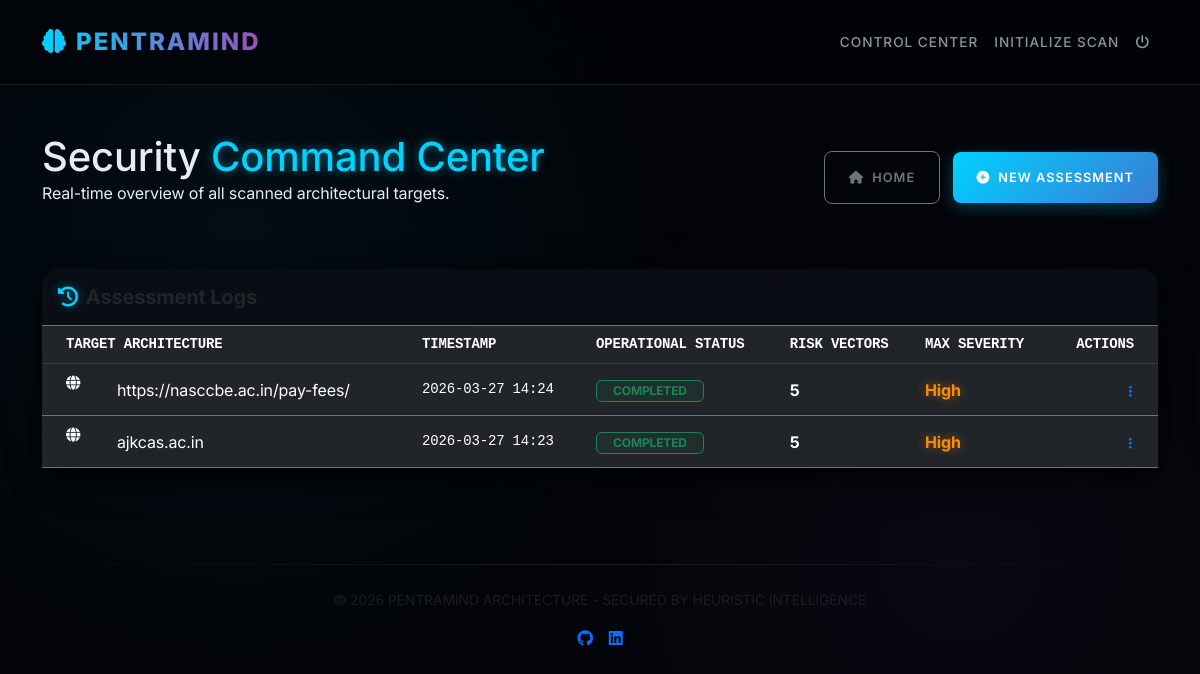
Page /dashboard (signed in) on the committed database.
### models.py (models this page shows)
class ScanReport(db.Model):
    id = db.Column(db.Integer, primary_key=True)
    content = db.Column(db.Text, nullable=False)  # JSON or formatted text
    severity = db.Column(db.String(50))           # Low, Medium, High, Critical
    vulnerabilities_found = db.Column(db.Integer, default=0)
    timestamp = db.Column(db.DateTime, default=datetime.utcnow)
    target_id = db.Column(db.Integer, db.ForeignKey('target.id'), nullable=False)

class Target(db.Model):
    id = db.Column(db.Integer, primary_key=True)
    url_or_ip = db.Column(db.String(255), nullable=False)
    timestamp = db.Column(db.DateTime, default=datetime.utcnow)
    user_id = db.Column(db.Integer, db.ForeignKey('user.id'), nullable=False)
    reports = db.relationship('ScanReport', backref='target', lazy=True)

### app.py (the view)
@app.route("/dashboard")
@login_required
def dashboard():
    targets = Target.query.filter_by(owner=current_user).order_by(Target.timestamp.desc()).all()
    return render_template('dashboard.html', targets=targets)

### app.py (called while the page is built)
@login_manager.user_loader
def load_user(user_id):
    return db.session.get(User, int(user_id))

### templates/dashboard.html (shortened to what this page needs)
{% extends "layout.html" %}
{% block content %}
<div class="d-flex justify-content-between align-items-center mb-5 animate__animated animate__fadeInDown">
    <div>
        <h1 class="fw-800 mb-0">Security <span class="text-neon">Command Center</span></h1>
        <p class="text-dim">Real-time overview of all scanned architectural targets.</p>
    </div>
    <div>
        <a href="{{ url_for('home') }}" class="btn btn-outline-secondary px-4 py-3 me-2">
            <i class="fas fa-home me-2"></i>Home
        </a>
        <a href="{{ url_for('new_scan') }}" class="btn btn-primary px-4 py-3">
            <i class="fas fa-plus-circle me-2"></i>New Assessment
        </a>
    </div>
</div>
<div class="row g-4 mb-5">
    <div class="col-md-12">
        <div class="card border-0">
            <div class="card-header bg-transparent border-bottom border-secondary py-3">
                <h5 class="mb-0 fw-bold"><i class="fas fa-history me-2 text-neon"></i>Assessment Logs</h5>
            </div>
            <div class="card-body p-0">
                <div class="table-responsive">
                    <table class="table table-dark table-hover mb-0 align-middle">
                        <thead>
                            <tr class="text-dim small text-uppercase font-monospace">
                                <th class="ps-4">Target Architecture</th>
                                <th>Timestamp</th>
                                <th>Operational Status</th>
                                <th>Risk Vectors</th>
                                <th>Max Severity</th>
                                <th class="text-end pe-4">Actions</th>
                            </tr>
                        </thead>
                        <tbody class="border-top-0">
                            {% for target in targets %}
                                {% for report in target.reports %}
                                <tr class="border-bottom border-secondary">
                                    <td class="ps-4">
                                        <div class="d-flex align-items-center">
                                            <div class="icon-box me-3" style="width:35px; height:35px; font-size: 0.9rem; margin-bottom: 0;">
                                                <i class="fas fa-globe"></i>
                                            </div>
                                            <span class="fw-600">{{ target.url_or_ip }}</span>
                                        </div>
                                    </td>
                                    <td class="font-monospace text-dim small">{{ report.timestamp.strftime('%Y-%m-%d %H:%M') }}</td>
                                    <td><span class="badge bg-success bg-opacity-10 text-success border border-success px-3">COMPLETED</span></td>
                                    <td class="fw-bold">{{ report.vulnerabilities_found }}</td>
                                    <td><span class="severity-{{ report.severity }}">{{ report.severity }}</span></td>
                                    <td class="text-end pe-4">
                                        <div class="dropdown">
                                            <button class="btn btn-link text-dim p-0" data-bs-toggle="dropdown">
                                                <i class="fas fa-ellipsis-v"></i>
                                            </button>
                                        </div>
                                    </td>
                                </tr>
                                {% endfor %}
                            {% endfor %}
                        </tbody>
                    </table>
                </div>
            </div>
        </div>
    </div>
</div>
{% endblock %}

### templates/layout.html (style rules this page uses)
:root { --bg-dark: #020408; --card-bg: rgba(13, 17, 23, 0.7); --neon-blue: #00d2ff; --neon-purple: #9d50bb; --text-main: #e6edf3; --text-dim: #8b949e; --border-glow: rgba(0, 210, 255, 0.3); --glass-border: rgba(255, 255, 255, 0.1); }
body { background-color: var(--bg-dark); background-image: radial-gradient(circle at 20% 30%, rgba(0, 210, 255, 0.05) 0%, transparent 40%), radial-gradient(circle at 80% 70%, rgba(157, 80, 187, 0.05) 0%, transparent 40%); background-attachment: fixed; color: var(--text-main); font-family: 'Inter', sans-serif; overflow-x: hidden; letter-spacing: -0.01em; }
.card { background: var(--card-bg); backdrop-filter: blur(12px); -webkit-backdrop-filter: blur(12px); border: 1px solid var(--glass-border); border-radius: 16px; box-shadow: 0 8px 32px 0 rgba(0, 0, 0, 0.8); transition: transform 0.3s cubic-bezier(0.4, 0, 0.2, 1), box-shadow 0.3s ease; }
.btn { border-radius: 8px; padding: 0.8rem 1.5rem; font-weight: 600; text-transform: uppercase; letter-spacing: 1px; font-size: 0.8rem; transition: all 0.3s ease; }
.btn-primary { background: linear-gradient(135deg, #00d2ff 0%, #3a7bd5 100%); border: none; box-shadow: 0 4px 15px rgba(0, 210, 255, 0.3); }
.text-neon { color: var(--neon-blue); text-shadow: 0 0 10px rgba(0, 210, 255, 0.5); }
.severity-High { color: #ff8c00; text-shadow: 0 0 10px rgba(255, 140, 0, 0.5); font-weight: 700; }

### rows in the picture
Target: url_or_ip "https://nasccbe.ac.in/pay-fees/"
ScanReport: timestamp "2026-03-27 14:24", vulnerabilities_found "5", severity "High"
Target: url_or_ip "ajkcas.ac.in"
ScanReport: timestamp "2026-03-27 14:23", vulnerabilities_found "5", severity "High"
